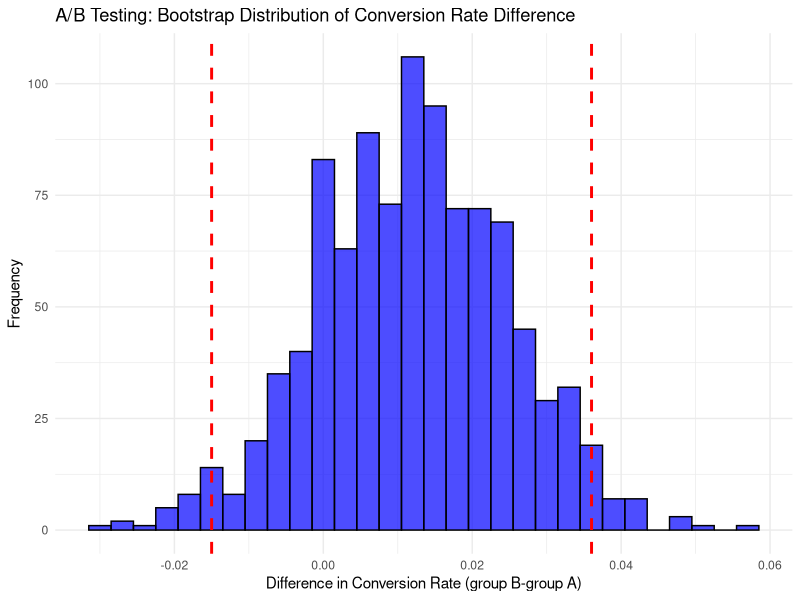

Write R code to recreate this figure.
# 1. Load Essential Library
library(tidyverse)
# 2. Simulate A/B Test Data
# Group A: Old UI(10% conversion rate)
# Group B: New UI(12% conversion rate)
set.seed(123)
group_A <- rbinom(1000, 1, 0.1)
group_B <- rbinom(1000, 1, 0.12)
# 3. Bootsrapping: Calculate the difference in means 1000 times
bootstrap_diffs <- replicate(1000, {
  sample_A <- sample(group_A, replace=TRUE)
  sample_B <- sample(group_B, replace=TRUE)
  mean(sample_B)-mean(sample_A)
})
# 4. Visualization: Histogram with 95% Confidence Interval
ggplot(data.frame(diff=bootstrap_diffs), aes(x=diff))+
  geom_histogram(bins=30, fill="blue", color="black", alpha=0.7)+
# Add 95% CI Lines
  geom_vline(xintercept=quantile(bootstrap_diffs, 0.025), color="red", linetype="dashed", size=1)+
  geom_vline(xintercept=quantile(bootstrap_diffs, 0.975), color="red", linetype="dashed", size=1)+
  labs(
    title="A/B Testing: Bootstrap Distribution of Conversion Rate Difference",
    subtitke="Estimating the 95% Confidence Interval via 1000 resamples",
    x="Difference in Conversion Rate (group B-group A)",
    y="Frequency"
  )+
  theme_minimal()
# 5. Statistical Insights
# The red dashed lines represent the 95% Confidence Interval
# Since the entire interval is above zero, we can conclude that the new UI(group B) has a statistically significant higher conversion rate than the old UI(group A).
# 6. Statistical Rigor Note
# While the bootstrap method provides a robust estimation, we must acknowledge that this simulation assumes independent observations.
# In a real-world business scenario, factors like repeated user visits or seasonal trends could introduce bias.
# Therefore, future analyses should incorporate stratification techniques to control for these confounding variables.
